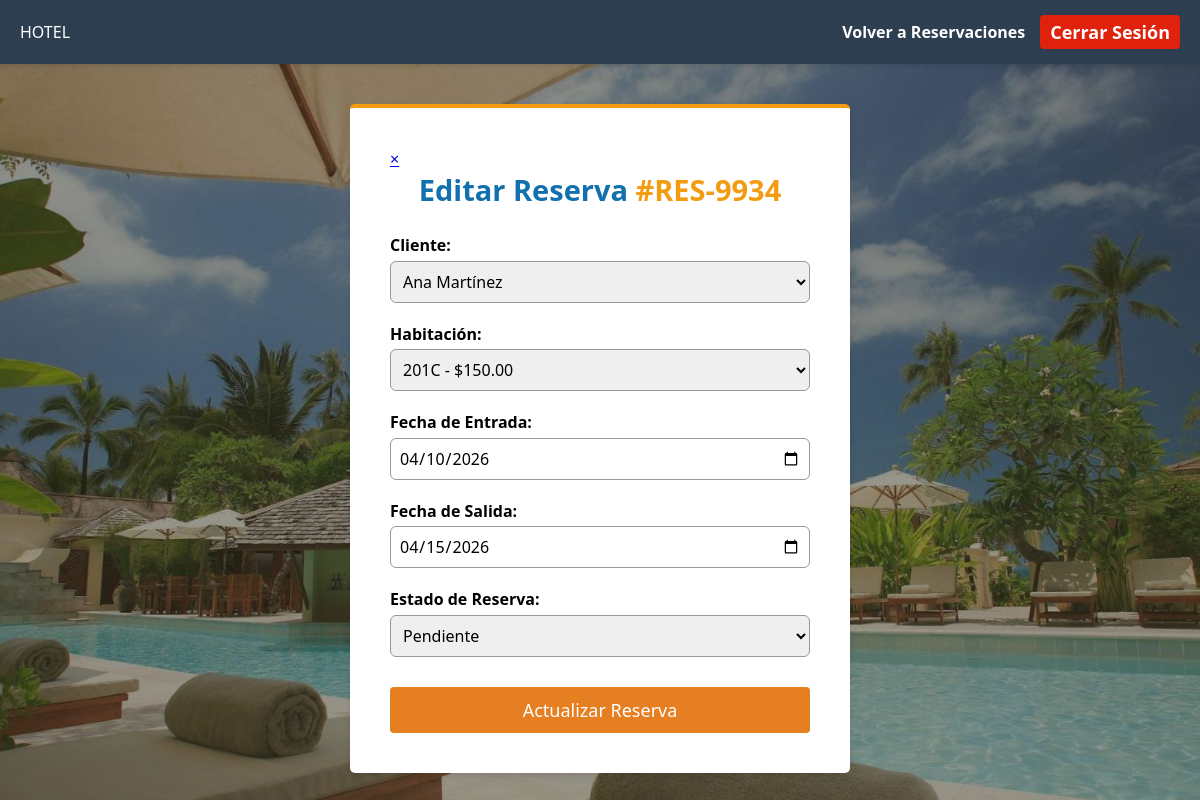
The page /views/reservaciones/editar_reserva.php?id=2 (signed in) on the database its author committed.
### tables this page shows
CREATE TABLE reservaciones (
    id_reserva INT AUTO_INCREMENT PRIMARY KEY,
    codigo VARCHAR(20) NOT NULL UNIQUE,
    id_cliente INT NOT NULL,
    id_habitacion INT NOT NULL,
    fecha_entrada DATE NOT NULL,
    fecha_salida DATE NOT NULL,
    estado ENUM('Confirmada', 'Pendiente', 'Cancelada') DEFAULT 'Pendiente',
    FOREIGN KEY (id_cliente) REFERENCES clientes(id_cliente) ON DELETE CASCADE,
    FOREIGN KEY (id_habitacion) REFERENCES habitaciones(id_habitacion) ON DELETE CASCADE
);

CREATE TABLE clientes (
    id_cliente INT AUTO_INCREMENT PRIMARY KEY,
    id_usuario INT DEFAULT NULL,
    nombre_completo VARCHAR(100) NOT NULL,
    telefono VARCHAR(20) NOT NULL,
    estado ENUM('Activo', 'Inactivo') DEFAULT 'Activo',
    FOREIGN KEY (id_usuario) REFERENCES usuarios(id_usuario) ON DELETE SET NULL
);

CREATE TABLE habitaciones (
    id_habitacion INT AUTO_INCREMENT PRIMARY KEY,
    numero VARCHAR(10) NOT NULL UNIQUE,
    tipo VARCHAR(50) NOT NULL,
    precio DECIMAL(10,2) NOT NULL,
    estado ENUM('Disponible', 'Ocupada', 'Mantenimiento') DEFAULT 'Disponible'
);

### views/reservaciones/editar_reserva.php (the view, shortened to what this page needs)
<?php
$id_editar = intval($_GET['id']);
$database = new Conexion();
$db = $database->obtenerConexion();
$stmt = $db->prepare("SELECT * FROM reservaciones WHERE id_reserva = :id");
$stmt->bindParam(':id', $id_editar);
$stmt->execute();
$reserva = $stmt->fetch(PDO::FETCH_ASSOC);
$clientes = $db->query("SELECT * FROM clientes WHERE estado = 'Activo' OR id_cliente = {$reserva['id_cliente']}")->fetchAll(PDO::FETCH_ASSOC);
$habitaciones = $db->query("SELECT * FROM habitaciones WHERE estado = 'Disponible' OR id_habitacion = {$reserva['id_habitacion']}")->fetchAll(PDO::FETCH_ASSOC);
?>
<!DOCTYPE html>
<html lang="es">
<head>
    <link rel="stylesheet" href="../../css/login.css">
</head>
<body>
    <nav class="navbar">
        <div class="logo">HOTEL</div>
        <div class="nav-links">
            <a href="../reservaciones/reservaciones.php">Volver a Reservaciones</a>
            <a href="../../php/auth/logout.php" class="btn btn-danger" style="padding: 5px 10px;">Cerrar Sesión</a>
        </div>
    </nav>
    <div class="login-container" style="max-width: 500px; margin-top: 40px; border-top: 4px solid #f39c12;">
        <a href="reservaciones.php" class="btn-close-card" title="Cancelar">&times;</a>
        <h2 style="margin-bottom: 25px;">Editar Reserva <span style="color:#f39c12;">#<?php echo $reserva['codigo']; ?></span></h2>
        <form action="../../php/reservaciones/actualizar_reserva.php" method="POST">
            <div class="form-group">
                <label for="cliente">Cliente:</label>
                <select id="cliente" name="id_cliente" required>
                    <?php foreach($clientes as $c): ?>
                        <option value="<?php echo $c['id_cliente']; ?>" <?php echo ($c['id_cliente'] == $reserva['id_cliente']) ? 'selected' : ''; ?>>
                            <?php echo htmlspecialchars($c['nombre_completo']); ?>
                        </option>
                    <?php endforeach; ?>
                </select>
            </div>
            <div class="form-group">
                <label for="habitacion">Habitación:</label>
                <select id="habitacion" name="id_habitacion" required>
                    <?php foreach($habitaciones as $h): ?>
                        <option value="<?php echo $h['id_habitacion']; ?>" <?php echo ($h['id_habitacion'] == $reserva['id_habitacion']) ? 'selected' : ''; ?>>
                            <?php echo htmlspecialchars($h['numero']); ?> - $<?php echo $h['precio']; ?>
                        </option>
                    <?php endforeach; ?>
                </select>
            </div>
            <div class="form-group">
                <label for="fecha_entrada">Fecha de Entrada:</label>
                <input type="date" id="fecha_entrada" name="fecha_entrada" value="<?php echo $reserva['fecha_entrada']; ?>" required>
            </div>
            <div class="form-group">
                <label for="fecha_salida">Fecha de Salida:</label>
                <input type="date" id="fecha_salida" name="fecha_salida" value="<?php echo $reserva['fecha_salida']; ?>" required>
            </div>
            <div class="form-group">
                <label for="estado">Estado de Reserva:</label>
                <select id="estado" name="estado" required>
                    <option value="Pendiente" <?php echo ($reserva['estado'] == 'Pendiente') ? 'selected' : ''; ?>>Pendiente</option>
                </select>
            </div>
            <button type="submit" class="btn btn-primary" style="width: 100%; margin-top: 10px; background-color: #e67e22;">Actualizar Reserva</button>
        </form>
    </div>
</body>
</html>

### css/login.css (style rules this page uses)
* { margin: 0; padding: 0; box-sizing: border-box; font-family: 'Segoe UI', Tahoma, Geneva, Verdana, sans-serif; }
body { display: flex; flex-direction: column; min-height: 100vh; }
.navbar { background: #2c3e50; color: #fff; padding: 15px 20px; display: flex; justify-content: space-between; align-items: center; box-shadow: 0 2px 4px rgba(0,0,0,0.1); }
.navbar .nav-links { display: flex; gap: 15px; align-items: center; }
.navbar a { color: #fff; text-decoration: none; font-weight: 600; }
.btn { display: inline-block; padding: 11px 15px; border: none; border-radius: 4px; cursor: pointer; font-size: 18px; text-align: center; text-decoration: none; transition: background 0.3s; }
.btn-primary { background: #1170ae; color: #fff !important; }
.btn-danger { background: #e0210c; color: #fff !important; }
body { margin: 0; padding: 0; min-height: 100vh; background-image: url("../img/fondo.jpg"); background-size: cover; background-position: center; background-repeat: no-repeat; position: relative; }
body::before { content: ""; position: fixed; inset: 1; background: #00000066; z-index: -1; }
.login-container { position: relative; width: 100%; max-width: 420px; margin: 120px auto; background: #fff; padding: 40px; border-radius: 5px; box-shadow: 0 4px 6px #0000001a; }
.login-container h2 { text-align: center; margin-bottom: 30px; color: #1170ae; font-size: 29px; }
.form-group { margin-bottom: 20px; }
.form-group label { display: block; margin-bottom: 4.5px; font-weight: 600; }
.form-group input, .form-group select { width: 100%; padding: 8px; border: 0.8px solid #999; border-radius: 6px; font-size: 16px; }

### rows shown on the page
reservaciones: codigo "RES-9934", id_cliente "Ana Martínez", id_habitacion "201C - $150.00", fecha_entrada "04/10/2026", fecha_salida "04/15/2026", estado "Pendiente"
